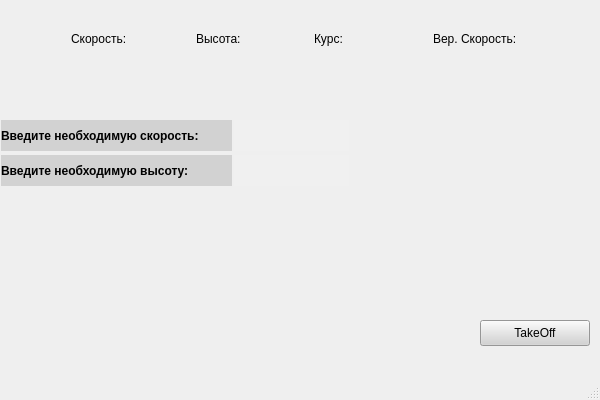
<?xml version="1.0" encoding="UTF-8"?>
<ui version="4.0">
 <class>MainWindow</class>
 <widget class="QMainWindow" name="MainWindow">
  <property name="geometry">
   <rect>
    <x>0</x>
    <y>0</y>
    <width>600</width>
    <height>400</height>
   </rect>
  </property>
  <property name="windowTitle">
   <string>FlightGear_Interface</string>
  </property>
  <widget class="QWidget" name="centralwidget">
   <widget class="QLabel" name="Speed">
    <property name="geometry">
     <rect>
      <x>71</x>
      <y>31</y>
      <width>59</width>
      <height>16</height>
     </rect>
    </property>
    <property name="text">
     <string>Скорость:</string>
    </property>
   </widget>
   <widget class="QLabel" name="Alt">
    <property name="geometry">
     <rect>
      <x>196</x>
      <y>31</y>
      <width>47</width>
      <height>16</height>
     </rect>
    </property>
    <property name="text">
     <string>Высота:</string>
    </property>
   </widget>
   <widget class="QLabel" name="SpeedInfo">
    <property name="geometry">
     <rect>
      <x>137</x>
      <y>31</y>
      <width>61</width>
      <height>16</height>
     </rect>
    </property>
    <property name="text">
     <string/>
    </property>
   </widget>
   <widget class="QLabel" name="AltInfo">
    <property name="geometry">
     <rect>
      <x>245</x>
      <y>31</y>
      <width>71</width>
      <height>16</height>
     </rect>
    </property>
    <property name="text">
     <string/>
    </property>
   </widget>
   <widget class="QLabel" name="Kurs">
    <property name="geometry">
     <rect>
      <x>314</x>
      <y>31</y>
      <width>31</width>
      <height>16</height>
     </rect>
    </property>
    <property name="text">
     <string>Курс:</string>
    </property>
   </widget>
   <widget class="QLabel" name="VSpeedInfo">
    <property name="geometry">
     <rect>
      <x>528</x>
      <y>31</y>
      <width>91</width>
      <height>16</height>
     </rect>
    </property>
    <property name="text">
     <string/>
    </property>
   </widget>
   <widget class="QLabel" name="VSpeed">
    <property name="geometry">
     <rect>
      <x>433</x>
      <y>31</y>
      <width>88</width>
      <height>16</height>
     </rect>
    </property>
    <property name="text">
     <string>Вер. Скорость:</string>
    </property>
   </widget>
   <widget class="QLabel" name="KursInfo">
    <property name="geometry">
     <rect>
      <x>349</x>
      <y>31</y>
      <width>81</width>
      <height>16</height>
     </rect>
    </property>
    <property name="text">
     <string/>
    </property>
   </widget>
   <widget class="QLabel" name="label">
    <property name="geometry">
     <rect>
      <x>1</x>
      <y>120</y>
      <width>231</width>
      <height>31</height>
     </rect>
    </property>
    <property name="font">
     <font>
      <weight>75</weight>
      <italic>false</italic>
      <bold>true</bold>
      <underline>false</underline>
      <strikeout>false</strikeout>
      <kerning>true</kerning>
     </font>
    </property>
    <property name="styleSheet">
     <string notr="true">background-color: rgb(210, 210, 210);</string>
    </property>
    <property name="text">
     <string>Введите необходимую скорость:</string>
    </property>
   </widget>
   <widget class="QPushButton" name="pushButton">
    <property name="geometry">
     <rect>
      <x>480</x>
      <y>320</y>
      <width>110</width>
      <height>26</height>
     </rect>
    </property>
    <property name="styleSheet">
     <string notr="true">background-color: rgb(210, 210, 210);</string>
    </property>
    <property name="text">
     <string>TakeOff</string>
    </property>
   </widget>
   <widget class="QLabel" name="label_2">
    <property name="geometry">
     <rect>
      <x>234</x>
      <y>120</y>
      <width>115</width>
      <height>31</height>
     </rect>
    </property>
    <property name="styleSheet">
     <string notr="true">background-color: rgb(240, 240, 240);</string>
    </property>
    <property name="text">
     <string/>
    </property>
   </widget>
   <widget class="QLabel" name="label_3">
    <property name="geometry">
     <rect>
      <x>234</x>
      <y>155</y>
      <width>115</width>
      <height>31</height>
     </rect>
    </property>
    <property name="styleSheet">
     <string notr="true">background-color: rgb(240, 240, 240);</string>
    </property>
    <property name="text">
     <string/>
    </property>
   </widget>
   <widget class="QLabel" name="label_4">
    <property name="geometry">
     <rect>
      <x>1</x>
      <y>155</y>
      <width>231</width>
      <height>31</height>
     </rect>
    </property>
    <property name="font">
     <font>
      <weight>75</weight>
      <italic>false</italic>
      <bold>true</bold>
      <underline>false</underline>
      <strikeout>false</strikeout>
      <kerning>true</kerning>
     </font>
    </property>
    <property name="styleSheet">
     <string notr="true">background-color: rgb(210, 210, 210);</string>
    </property>
    <property name="text">
     <string>Введите необходимую высоту:</string>
    </property>
   </widget>
  </widget>
  <widget class="QMenuBar" name="menubar">
   <property name="geometry">
    <rect>
     <x>0</x>
     <y>0</y>
     <width>600</width>
     <height>26</height>
    </rect>
   </property>
  </widget>
  <widget class="QStatusBar" name="statusbar"/>
 </widget>
 <resources/>
 <connections/>
</ui>
